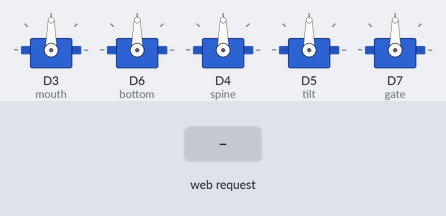
A sketch run on a simulated ESP8266 (NodeMCU). On the bench: 5 × servo. The test bench sets the inputs (shaded band).

Above: at 1.2 s.
1.3 s: HTTP request GET /motion/?angles=1 received
At 1.7 s:
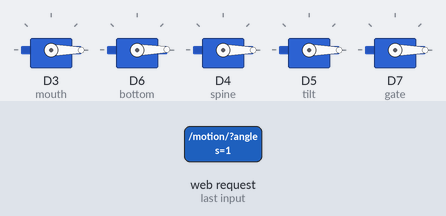
2.8 s: HTTP request GET /motion/?angles=120 received
At 4.0 s:
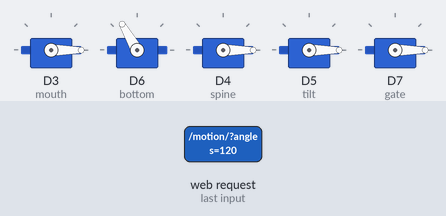
Timing chart, 0 to 5.8 s (numbered marks = the images above; inputs shaded):
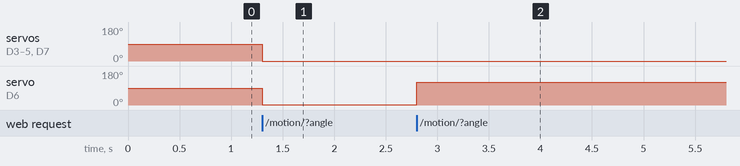

Measured:
- after the input at 1.3 s, servo on D3 (mouth), servo on D4 (spine), servo on D5 (tilt), servo on D7 (gate): 90° → 0° at once; servo on D6 (bottom): 90° → 1° at once
- after the input at 2.8 s, servo on D6 (bottom): 1° → 120° at once

The sketch:

CodeArduino.ino
```cpp
#include <Servo.h>
#include <ESP8266WiFi.h>
#include <ESP8266WebServer.h>
#include <ESP8266mDNS.h>


WiFiClient client;
ESP8266WebServer server(80);

const char* ssid = "Arm - MustShop Arduino";   //enter your wi-fi user id
const char* password = "88888888";  //enter the wi-fi password


Servo mouth, spine, tilt, bottom, gate;
/*
int mouth_least = 105, mouth_most = 175;
int bottom_least = 0, bottom_most = 180;
int spine_least = 20, spine_most = 110;
int tilt_least = 40, tilt_most = 180;
int gate_least = 0, gate_most = 180;
*/

int gate_least = 0;
int gate_most = 180;
int mouth_least = 0;
int mouth_most = 180;
int bottom_least = 0;
int bottom_most = 180;
int spine_least = 0;
int spine_most = 180;
int tilt_least = 0;
int tilt_most = 180;

float bottom_angle= 134;
float spine_angle=42;
float tilt_angle=50;
float mouth_angle= 0;
float gate_angle=32;
int stepp = 25;


const int arrSize = 10;
String* getValues(String &msg){

    String* arr = new String[arrSize]; // according to the largest string array we'll need (ex. ANGLES 90 90 90 90 90)
    //for(int v=0; v<arrSize; v++){
    //    arr[v] = "";
    //}

    // if string is empty return
    if(msg==""){
        //Serial.println("OOF, EMPTY");
        return arr;
    }

    unsigned int j = 0;
    for (unsigned int i = 0; i < msg.length(); i++) {
        if(msg[i]==',')
            j += 1;
        else
            arr[j] += msg[i];
    }

    return arr;
}

float mouth_stepp, bottom_stepp, spine_stepp, tilt_stepp, gate_stepp;

void go_to_coordinates(int m, int b, int s, int t, int g, int Speed){

  mouth_stepp = (m - mouth_angle) / Speed;
  bottom_stepp = (b - bottom_angle) / Speed;
  spine_stepp = (s - spine_angle) / Speed;
  tilt_stepp = (t - tilt_angle) / Speed;
  gate_stepp = (g - gate_angle) / Speed;

  //long before = millis();
  for(int i= 0; i < Speed; i++){
    //Serial.println(String(mouth_angle) + " " + String(bottom_angle) + " " + String(spine_angle) + " " + String(tilt_angle) + " " + String(gate_angle));
    mouth_angle += mouth_stepp;
    mouth.write(mouth_angle);
    bottom_angle += bottom_stepp;
    bottom.write(bottom_angle);
    spine_angle += spine_stepp;
    spine.write(spine_angle);
    tilt_angle += tilt_stepp;
    tilt.write(tilt_angle);
    gate_angle += gate_stepp;
    gate.write(gate_angle);
    //delay(delayy);
  }
  //Serial.println("after " + String(millis()-before));

  mouth_angle = m;
  spine_angle = s;
  tilt_angle = t;
  bottom_angle = b;
  gate_angle = g;

  mouth.write(mouth_angle);
  bottom.write(bottom_angle);
  spine.write(spine_angle);
  tilt.write(tilt_angle);
  gate.write(gate_angle);

}

void handleRoot(){
  server.send(200, "text/plain", "Ok, ONLINE");
}

long temp_bottom, temp_spine, temp_tilt, temp_mouth, temp_gate;
void handleMotion(){
  String msg = server.arg("angles");
  if(msg!=""){
    String* angles = getValues(msg);

    temp_bottom = angles[0].toInt();
    if(isnan(temp_bottom)){
      server.send(200, "text/plain", "OOF, INVALID ANGLE " + String(angles[0]) + " FOR BOTTOM");
      return;
    }

    temp_spine = angles[1].toInt();
    if(isnan(temp_spine)){
      server.send(200, "text/plain", "OOF, INVALID ANGLE " + String(angles[1]) + " FOR SPINE");
      return;
    }

    temp_tilt = angles[2].toInt();
    if(isnan(temp_tilt)){
      server.send(200, "text/plain", "OOF, INVALID ANGLE " + String(angles[2]) + " FOR TILT");
      return;
    }

    // apply angle to mouth servo
    temp_mouth = angles[3].toInt();
    if(isnan(temp_mouth)){
      server.send(200, "text/plain", "OOF, INVALID ANGLE " + String(angles[3]) + " FOR MOUTH");
      return;
    }

    // apply angle to gate servo
    temp_gate = angles[4].toInt();
    if(isnan(temp_gate)){
      server.send(200, "text/plain", "OOF, INVALID ANGLE " + String(angles[4]) + " FOR GATE");
      return;
    }

    // go where we actually want at a certain speed
    int Speed = 20;
    go_to_coordinates(temp_mouth, temp_bottom, temp_spine, temp_tilt, temp_gate, Speed);

    // reply with success confirmation
    server.send(200, "text/plain", "Ok, UPDATED ANGLES TO " + String(angles[0]) + " " + String(angles[1]) + " " + String(angles[2]) + " " + String(angles[3]) + " " + String(angles[4]));
  }
}


void setup() {

  digitalWrite(LED_BUILTIN, HIGH);

  // put your setup code here, to run once:
  mouth.attach(D3); // GPIO0 D3
  bottom.attach(D6); // GPIO2 D4
  spine.attach(D4); // GPIO14 D5
  tilt.attach(D5); // GPIO12 D6
  gate.attach(D7); // GPIO13 D7

  //mouth.write(mouth_most);
  //bottom.write(bottom_most);
  //spine.write(spine_most);
  //tilt.write(tilt_most);
  //gate.write(gate_most);

  boolean result = WiFi.softAP(ssid, password);
  if(result == true){
    //Serial.println("Ready");
  } else {
    //Serial.println("Failed!");
  }

  server.on("/", handleRoot);
  server.on("/motion/", handleMotion);
  server.begin();

}


void loop() {
  server.handleClient();
}
```
